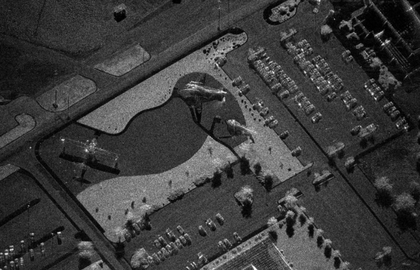
%> input picture 4.png, 420 x 270 px, shrunk from 1083 x 696 before the run
$ octave my_salt_pepper.m   (GNU Octave 9; MATLAB toolbox functions it lacks are replaced by stand-ins)
%> lines starting %> are read from the running program, lines starting %| are printed output that depends on the picture
close all; clear all;

%% Исходное изображение
orig_image = imread('4.png'); % считывание исходного изображения
%> orig_image is the input picture: size 270x420x3 uint8; min 0, max 251, mean 59.7
orig_image = rgb2gray(orig_image); % перевод изображения в полутон. вид
%> orig_image: size 270x420 uint8
orig_image = im2double(orig_image);
%> orig_image: size 270x420 double
figure(1); imshow(orig_image,[]); % вывод исходного изображения

%% Шум типа "соль & перец"
salt_pepper_noise = imnoise(orig_image,'salt & pepper',0.4); % наложение шума типа "соль и перец"
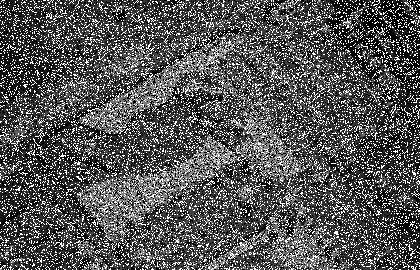
%> salt_pepper_noise: size 270x420 double; min 0, max 1, mean 0.342
figure(2); imshow(salt_pepper_noise,[]); % вывод зашумлённого изображения

%% Базовые для всей программы переменные
%Wavefuncs = {'haar', 'sym2', 'sym3', 'sym4', 'sym5', 'sym6', 'sym7', 'sym8', 'bior 1.1', 'bior 1.3', 'bior 1.5', 'bior 2.2', 'bior 2.4', 'bior 2.6', 'bior 2.8', 'bior 3.1', 'bior 3.3', 'bior 3.5', 'bior 3.7', 'bior 3.9', 'bior 4.4', 'bior 5.5', 'bior 6.8', 'db2', 'db3', 'db4', 'db5', 'db6', 'db7', 'db10', 'db20', 'coif2',  'coif3',  'coif4',  'coif5', 'rbio1.1', 'rbio 1.3', 'rbio 1.5', 'rbio 2.2', 'rbio 2.4', 'rbio 2.6', 'rbio 2.8', 'rbio 3.1', 'rbio 3.3', 'rbio 3.5', 'rbio 3.7', 'rbio 3.9', 'rbio 4.4', 'rbio 5.5', 'rbio 6.8', 'dmey'}; % тип вейвлета
Wavefuncs = {'rbio2.2'}; % тип вейвлета
[si1, si2] = size(Wavefuncs);
N = 1; % уровень разложения
[n_size,m_size] = size(orig_image); % размеры изображения
%> n_size = 270; m_size = 420
number_of_pixels = n_size * m_size; % количество пикселей
%> number_of_pixels = 113400

min_err = 1;
best_wave = 'a';
for wave = 1:1.0:si2 % рассматриваем разные вейвлеты
    Wavefun = Wavefuncs{wave};
    [C,S] = wavedec2(salt_pepper_noise,N,Wavefun); % декомпозиция
    [mc,nc]=size(C);
    Cn = C;
    S
    nk = 0;
    for j = 1:N
        nk = nk + S(N+2-j,1) * S(N+2-j,2) * 3;
        nf = nc - nk;
        Cn(nf:end) = zeros(1,nc-nf+1);
        no_salt_pepper = waverec2(Cn,S,Wavefun); % реконструкция
        no_salt_pepper = no_salt_pepper -  min(no_salt_pepper (:));
        no_salt_pepper  = no_salt_pepper /max(no_salt_pepper (:));
        no_salt_pepper = imadjust(no_salt_pepper);
        figure(4); imshow(no_salt_pepper,[]);
        subtraction = orig_image - no_salt_pepper;
        pow = subtraction.^2;
        err = sum(pow(:)) / number_of_pixels
        %pause;
        if (min_err > err) % ищем минимальную ошибку
            min_err = err;
            best_wave = Wavefun;
        end
    end
    Wavefun
    %pause;
end
%> this loop made 1 pass
%> S on pass 1: [137 212; 137 212; 270 420]
%> pass 1, `for j = 1:N nk = nk + S(N+2-j,1) * S(N+2-j,2) * 3; nf = nc - nk; Cn(nf..`:
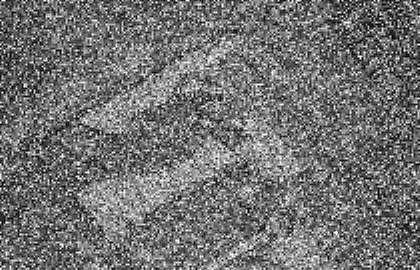
%> displayed picture: size 270x420, on the screen's scale of 0 to 255; min 0, max 255, mean 114.1
%> after the loop, best_wave = 'rbio2.2'; min_err = 0.0791
min_err
%> min_err = 0.0791
best_wave
%> best_wave = 'rbio2.2'

%% Обработка с помощью низкочастотного фильтра Баттерворта
FT_img = fft2(double(salt_pepper_noise));
n = 2; % чтобы не было звона
D0 = 200; % это значение можно изменить
u = 0:(n_size-1);
%> u = 270 values from 0 to 269
v = 0:(m_size-1);
%> v = 420 values from 0 to 419
idx = find(u > n_size/2);
%> idx = 134 values from 137 to 270
u(idx) = u(idx) - n_size;
idy = find(v > m_size/2);
%> idy = 209 values from 212 to 420
v(idy) = v(idy) - m_size;
[V, U] = meshgrid(v, u);
D = sqrt(U.^2 + V.^2);
H = 1./(1 + (D./D0).^(2*n));
G = H.*FT_img;
output_image = real(ifft2(double(G)));
output_image = output_image -  min(output_image(:)); %нормировка
output_image = output_image/max(output_image(:)); %нормировка
figure(6); output_image = imadjust(output_image);
imshow(output_image, [ ]);

subtraction = orig_image - output_image;
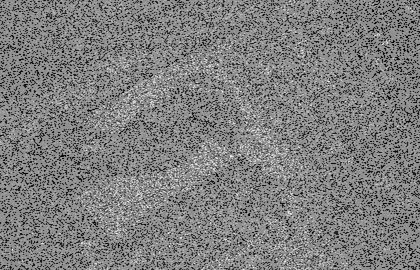
%> subtraction: size 270x420 double; min -0.996, max 0.746, mean -0.132; drawn with min black and max white
pow = subtraction.^2;
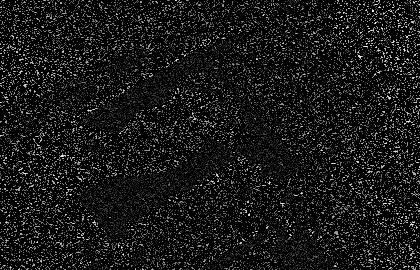
%> pow: size 270x420 double; min 0, max 0.992, mean 0.0976
bfnch_err = sum(pow(:)) / number_of_pixels
%> bfnch_err = 0.0976

%% Обработка с помощью медианного фильтра
med = medfilt2(salt_pepper_noise);
med = medfilt2(med);
med = med -  min(med(:)); %нормировка
med = med/max(med(:)); %нормировка
figure(10); med = imadjust(med);
%> after `med = imadjust(med)`:
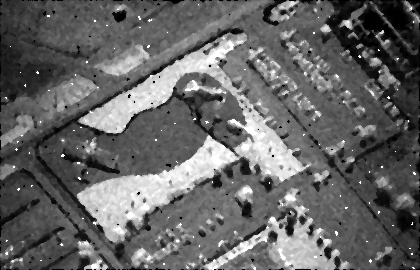
%> med: size 270x420 double; min 0, max 1, mean 0.401
imshow(med, [ ]);

subtraction = orig_image - med;
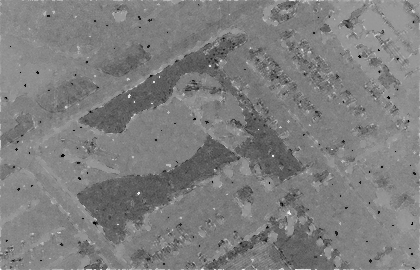
%> subtraction: size 270x420 double; min -0.984, max 0.675, mean -0.166; drawn with min black and max white
pow = subtraction.^2;
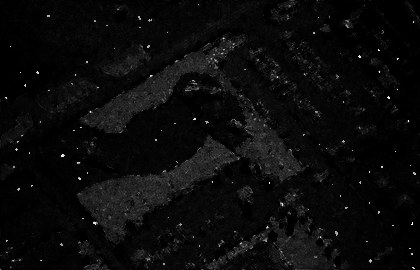
%> pow: size 270x420 double; min 0, max 0.969, mean 0.0435
med_err = sum(pow(:)) / number_of_pixels
%> med_err = 0.0435

$ run again, with 8.png copied over 4.png
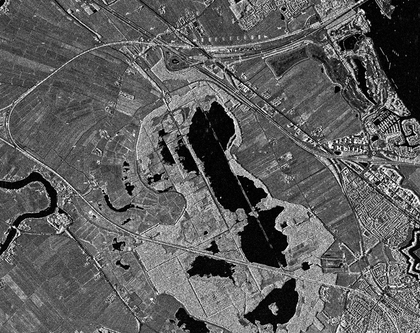
%> input picture 8.png, 420 x 333 px, shrunk from 1044 x 828 before the run
%> orig_image is the input picture: size 333x420x3 uint8; mean R, G, B 93.6, 93.6, 93.6
%> the loop `for wave = 1:1.0:si2` made 1 pass
%> S on pass 1: [169 212; 169 212; 333 420]
%> pass 1, `for j = 1:N nk = nk + S(N+2-j,1) * S(N+2-j,2) * 3; nf = nc - nk; Cn(nf..`:
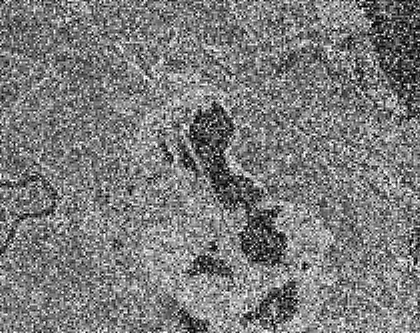
%> displayed picture: size 333x420, on the screen's scale of 0 to 255; min 0, max 255, mean 124
%> after the loop `for wave = 1:1.0:si2`: best_wave = 'rbio2.2'; min_err = 0.0539
%> `best_wave`: best_wave = 'rbio2.2'
%> bfnch_err = 0.0795
%> `pow = subtraction.^2;`:
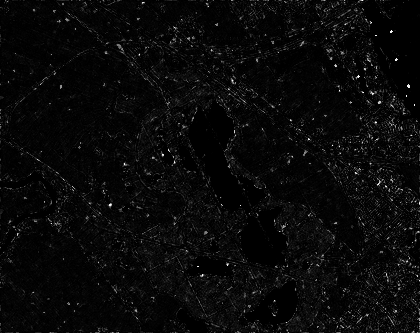
%> pow: size 333x420 double; min 0, max 1, mean 0.0376
%> med_err = 0.0376

$ run again, with 88.jpg saved as 4.png
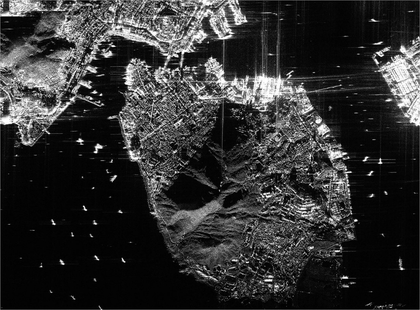
%> input picture 88.jpg, 420 x 310 px, shrunk from 1104 x 814 before the run
%> orig_image is the input picture: size 310x420x3 uint8; min 0, max 255, mean 49.4
%> the loop `for wave = 1:1.0:si2` made 1 pass
%> S on pass 1: [157 212; 157 212; 310 420]
%> pass 1, `for j = 1:N nk = nk + S(N+2-j,1) * S(N+2-j,2) * 3; nf = nc - nk; Cn(nf..`:
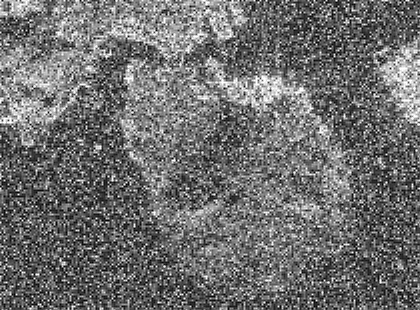
%> displayed picture: size 310x420, on the screen's scale of 0 to 255; min 0, max 255, mean 110.8
%> after the loop `for wave = 1:1.0:si2`: best_wave = 'rbio2.2'; min_err = 0.102
%> `best_wave`: best_wave = 'rbio2.2'
%> bfnch_err = 0.114
%> `pow = subtraction.^2;`:
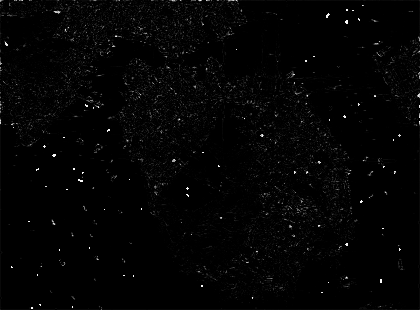
%> pow: size 310x420 double; min 0, max 1, mean 0.015
%> med_err = 0.015
